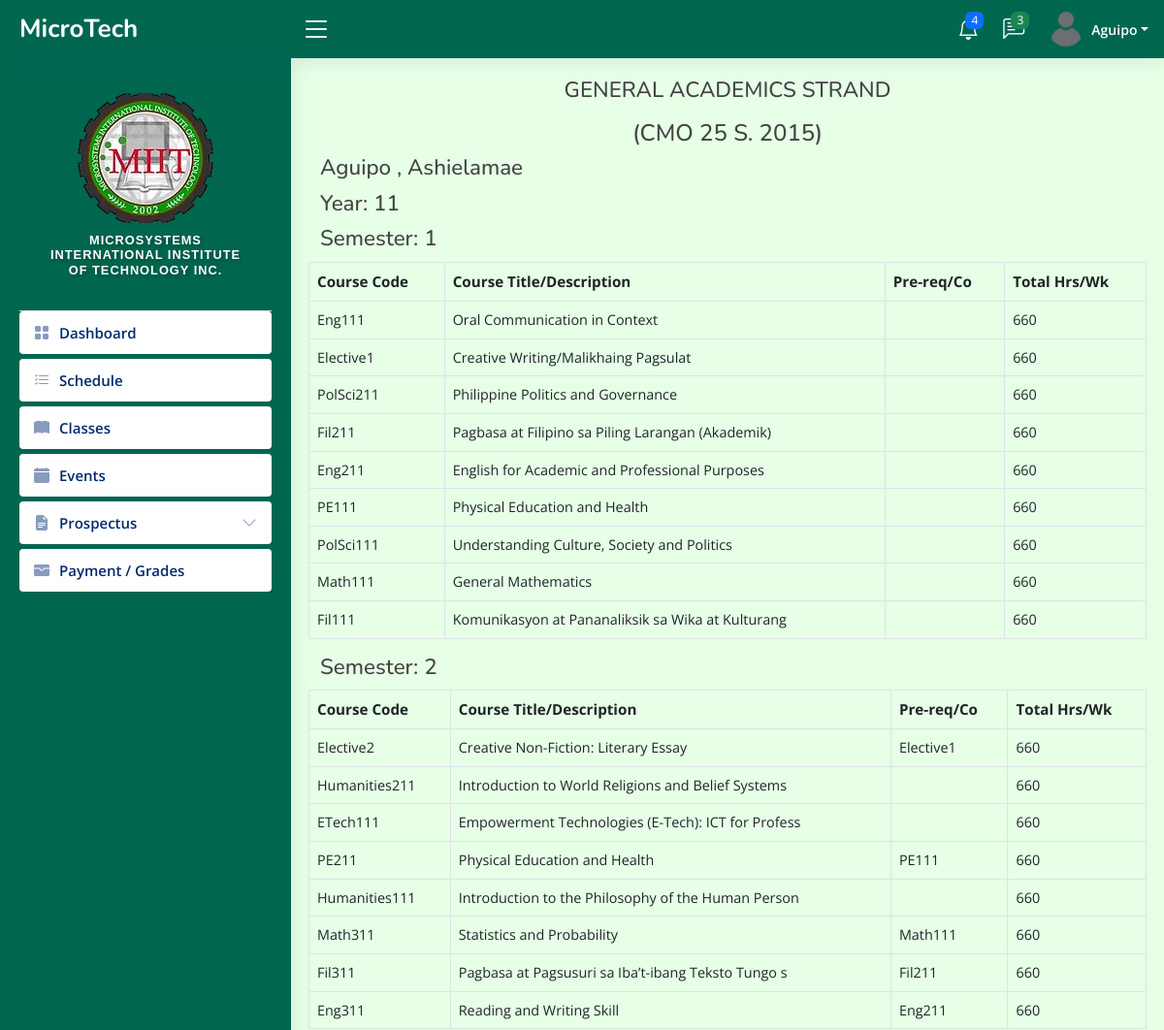
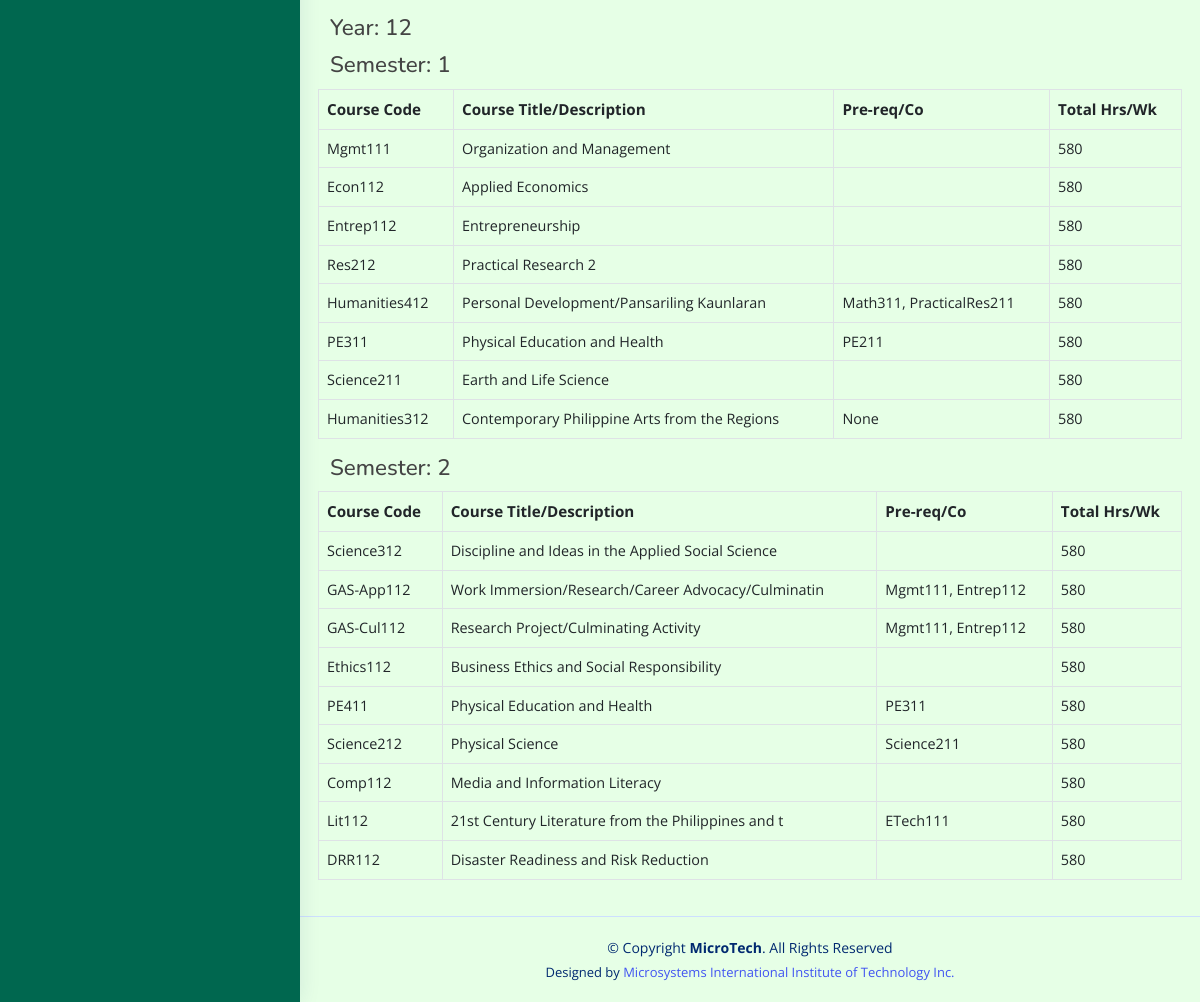
Page /admin/GAS-prospectus.php (signed in) on the committed database (2 pictures, top to bottom).
### tables this page shows
CREATE TABLE `tbl_students` (
  `user_id` int(11) NOT NULL,
  `user_name` varchar(50) NOT NULL,
  `lname` varchar(50) NOT NULL,
  `fname` varchar(50) NOT NULL,
  `middleInitial` varchar(30) NOT NULL,
  `Suffix` varchar(15) NOT NULL,
  `course` varchar(50) NOT NULL,
  `year` int(10) NOT NULL,
  `sy` varchar(50) DEFAULT NULL,
  `contact` varchar(20) NOT NULL,
  `gender` varchar(10) NOT NULL,
  `bdate` varchar(50) NOT NULL,
  `pob` text NOT NULL,
  `email` varchar(50) NOT NULL,
  `major` varchar(50) NOT NULL,
  `nationality` varchar(20) NOT NULL,
  `civilStatus` varchar(20) NOT NULL,
  `religion` varchar(20) NOT NULL,
  `modality` varchar(20) NOT NULL,
  `fb` varchar(30) NOT NULL,
  `curAddress` varchar(200) NOT NULL,
  `cityAdd` varchar(200) NOT NULL,
  `zipcode` varchar(30) NOT NULL,
  `fatherName` varchar(50) NOT NULL,
  `fwork` varchar(50) NOT NULL,
  `motherName` varchar(50) NOT NULL,
  `mwork` varchar(50) NOT NULL,
  `primarySchool` varchar(100) NOT NULL,
  `primaryAddress` text NOT NULL,
  `primaryCompleted` varchar(30) NOT NULL,
  `entermediateSchool` varchar(100) NOT NULL,
  `entermediateAddress` text NOT NULL,
  `entermediateCompleted` varchar(30) NOT NULL,
  `hsSchool` varchar(100) NOT NULL,
  `hsAddress` text NOT NULL,
  `hsCompleted` varchar(30) NOT NULL,
  `shSchool` varchar(100) NOT NULL,
  `shAddress` text NOT NULL,
  `shCompleted` varchar(30) NOT NULL,
  `collegeSchool` varchar(100) NOT NULL,
  `collegeAddress` text NOT NULL,
  `collegeCompleted` varchar(30) NOT NULL,
  `user_image` varchar(50) NOT NULL,
  `user_role` varchar(50) NOT NULL,
  `user_pass` varchar(100) NOT NULL,
  `semester` int(11) NOT NULL,
  `status` varchar(20) NOT NULL,
  `date` date DEFAULT NULL,
  `created_at` timestamp NOT NULL DEFAULT current_timestamp()
);

CREATE TABLE `tbl_subjects` (
  `id` int(11) NOT NULL,
  `year` int(11) NOT NULL,
  `semester` int(11) NOT NULL,
  `code` varchar(50) NOT NULL,
  `description` varchar(50) NOT NULL,
  `lec` int(11) NOT NULL,
  `lab` int(11) NOT NULL,
  `unit` int(11) NOT NULL,
  `pre_req` varchar(50) NOT NULL,
  `total` int(11) NOT NULL,
  `course` varchar(50) NOT NULL
);

### PHP/GAS-con.php (called while the page is built, shortened)
<?php
$connection = new Connection();
$pdo = $connection->open();
$sql = "SELECT * FROM tbl_subjects WHERE course = 'GAS' ORDER BY year ASC, semester ASC";
$stmt = $pdo->query($sql);
$subjects = $stmt->fetchAll(PDO::FETCH_ASSOC);
$groupedSubjects = [];
foreach ($subjects as $subject) {
  $year = $subject['year'];
  $semester = $subject['semester'];
  if (!isset($groupedSubjects[$year])) {
    $groupedSubjects[$year] = [];
  }
  if (!isset($groupedSubjects[$year][$semester])) {
    $groupedSubjects[$year][$semester] = [];
  }
  $groupedSubjects[$year][$semester][] = $subject;
}
$statement = $conn->prepare("SELECT * FROM tbl_students WHERE user_id = :sid");
$statement->bindParam(':sid', $userid, PDO::PARAM_STR);
$statement->execute();
$user = $statement->fetch(PDO::FETCH_ASSOC);
?>

### admin/GAS-prospectus.php (the view, shortened to what this page needs)
<?php include_once "../templates/header3.php"; ?>
<?php include_once "../PHP/GAS-con.php"; ?>
<main id="main" class="main">
  <section class="section dashboard">
    <div class="row">
      <h4 class="pagetitle text-center mb-3"> GENERAL ACADEMICS STRAND</h4>
      <h4 class="text-center">(CMO 25 S. 2015)</h4>
      <h4 class=" pagetitle"><?php echo htmlspecialchars($user['lname']); ?> , <?php echo htmlspecialchars($user['fname']); ?> <?php echo htmlspecialchars($user['middleInitial']); ?> </h4>
      <?php if (!empty($groupedSubjects)) : ?>
        <?php foreach ($groupedSubjects as $year => $semesters) : ?>
          <h6 class="pagetitle">Year: <?php echo htmlspecialchars($year); ?></h6>
          <?php foreach ($semesters as $semester => $subjects) : ?>
            <h5 class="pagetitle">Semester: <?php echo htmlspecialchars($semester); ?></h5>
            <table class="table table-bordered">
              <thead>
                <tr>
                  <th>Course Code</th>
                  <th>Course Title/Description</th>
                  <th>Pre-req/Co</th>
                  <th>Total Hrs/Wk</th>
                </tr>
              </thead>
              <tbody>
                <?php foreach ($subjects as $subject) : ?>
                  <tr>
                    <td><?php echo htmlspecialchars($subject['code']); ?></td>
                    <td><?php echo htmlspecialchars($subject['description']); ?></td>
                    <td><?php echo htmlspecialchars($subject['pre_req']); ?></td>
                    <td><?php echo htmlspecialchars($subject['total']); ?></td>
                  </tr>
                <?php endforeach; ?>
              </tbody>
            </table>
          <?php endforeach; ?>
        <?php endforeach; ?>
      <?php else : ?>
        <p>No subjects found for ABM course.</p>
      <?php endif; ?>
    </div>
  </section>
</main>
<?php include_once "../templates/footer.php"; ?>

### templates/header3.php (shortened to what this page needs)
<!DOCTYPE html>
<html lang="en">
<head>
  <link href="../../assets/vendor/bootstrap/css/bootstrap.min.css" rel="stylesheet">
  <link href="../../assets/vendor/bootstrap-icons/bootstrap-icons.css" rel="stylesheet">
  <link href="../../assets/vendor/boxicons/css/boxicons.min.css" rel="stylesheet">
  <link href="../../assets/vendor/quill/quill.snow.css" rel="stylesheet">
  <link href="../../assets/vendor/quill/quill.bubble.css" rel="stylesheet">
  <link href="../../assets/vendor/remixicon/remixicon.css" rel="stylesheet">
  <link href="../../assets/vendor/simple-datatables/style.css" rel="stylesheet">
  <link href="../../assets/css/style.css" rel="stylesheet">
</head>
<?php
$database = new Connection();
$conn = $database->open();
$userid = $_SESSION["login"];
$statements = $conn->prepare("SELECT u.fname, u.lname, u.user_image, u.course, u.user_role
    FROM tbl_students u
    LEFT JOIN tbl_users s ON u.user_id = s.user_id
    WHERE u.user_id = :userid
");
$statements->bindParam(':userid', $userid, PDO::PARAM_INT);
$statements->execute();
$user = $statements->fetch(PDO::FETCH_ASSOC);
if ($user) {
  $lname = $user['lname'];
  $image = $user['user_image'];
} else {
  echo "User or student information not found.";
  exit;
}
?>
<body style="background-color:#e6ffe6;">
<header id="header" class="header fixed-top d-flex align-items-center" style="background-color: #00674f;">
  <div class="d-flex align-items-center justify-content-between">
    <a href="../admin/index.php" class="logo d-flex align-items-center">
      <span class="d-none d-lg-block text-white">MicroTech</span>
    </a>
    <i class="bi bi-list toggle-sidebar-btn text-white"></i>
  </div>
  <nav class="header-nav ms-auto">
    <ul class="d-flex align-items-center">
      <li class="nav-item dropdown">
        <a class="nav-link nav-icon" href="#" data-bs-toggle="dropdown">
          <i class="bi bi-bell text-white"></i>
          <span class="badge bg-primary badge-number">4</span>
        </a>
      </li>
      <li class="nav-item dropdown">
        <a class="nav-link nav-icon" href="#" data-bs-toggle="dropdown">
          <i class="bi bi-chat-left-text text-white"></i>
          <span class="badge bg-success badge-number">3</span>
        </a>
      </li>
      <li class="nav-item dropdown pe-3">
        <a class="nav-link nav-profile d-flex align-items-center pe-0 " href="#" data-bs-toggle="dropdown">
          <img src="upload-files/<?php echo htmlspecialchars($image); ?>" id="currentPhoto" onerror="this.src='images/default.png'" alt="Profile Image" class="rounded-circle">
          <span class="d-none d-md-block dropdown-toggle ps-2 text-white"><?php echo htmlspecialchars($lname)?></span>
        </a>
      </li>
    </ul>
  </nav>
</header>
<aside id="sidebar" class="sidebar" style="background-color: #00674f;">
  <ul class="sidebar-nav" id="sidebar-nav">
    <div class="profile-section">
      <div>
        <img src="../admin/images/miit-logo.png" id="currentPhoto" onerror="this.src='images/default.png'" alt="Profile Image" class="rotate-flip">
      </div>
      <div class="logo-text" style="padding: 10px; text-align: center;">
        <h6>Microsystems International Institute of Technology Inc.</h6>
      </div>
    </div>
    <li class="nav-item">
      <a class="nav-link collapsed" href="../admin/index3.php">
        <i class="bi bi-grid-fill"></i>
        <span>Dashboard</span>
      </a>
    </li>
    <li class="nav-item">
      <a class="nav-link collapsed" href="../admin/schedule-students.php">
        <i class="bi bi-list-check"></i>
        <span>Schedule</span>
      </a>
    </li>
    <li class="nav-item">
      <a class="nav-link collapsed" href="../admin/student-classes.php">
        <i class="bi bi-book-fill"></i>
        <span>Classes</span>
      </a>
    </li>
    <li class="nav-item">
      <a class="nav-link collapsed" href="../admin/event-student.php">
        <i class="bi bi-calendar-fill"></i>
        <span>Events</span>
      </a>
    </li>
    <li class="nav-item">
      <a class="nav-link collapsed" data-bs-target="#tables-nav" data-bs-toggle="collapse" href="#">
        <i class="bi bi-file-earmark-text-fill"></i><span>Prospectus</span><i class="bi bi-chevron-down ms-auto"></i>
      </a>
    </li>
    <li class="nav-item">
      <a class="nav-link collapsed" href="../admin/payment1.php">
        <i class="bi bi-wallet-fill"></i>
        <span>Payment / Grades </span>
      </a>
    </li>
  </ul>
</aside>

### assets/css/style.css (style rules this page uses)
:root { scroll-behavior: smooth; }
body { font-family: 'Open Sans', sans-serif; background: #f6f9ff; color: #444444; }
a { color: #4154f1; text-decoration: none; }
h1, h2, h3, h4, h5, h6 { font-family: 'Nunito', sans-serif; }
#main { margin-top: 60px; padding: 20px 30px; transition: all 0.3s; }
.pagetitle { margin-bottom: 10px; }
.logo { line-height: 1; }
@media (min-width: 1200px) { .logo { width: 280px; } }
.logo span { font-size: 26px; font-weight: 700; color: #012970; font-family: 'Nunito', sans-serif; }
.header { transition: all 0.5s; z-index: 997; height: 60px; box-shadow: 0px 2px 20px rgba(1, 41, 112, 0.1); background-color: #fff; padding-left: 20px; }
.header .toggle-sidebar-btn { font-size: 32px; padding-left: 10px; cursor: pointer; color: #012970; }
.header-nav ul { list-style: none; }
.header-nav > ul { margin: 0; padding: 0; }
.header-nav .nav-icon { font-size: 22px; color: #012970; margin-right: 25px; position: relative; }
.header-nav .nav-profile { color: #012970; }
.header-nav .nav-profile img { max-height: 36px; }
.header-nav .nav-profile span { font-size: 14px; font-weight: 600; }
.header-nav .badge-number { position: absolute; inset: -2px -5px auto auto; font-weight: normal; font-size: 12px; padding: 3px 6px; }
.sidebar { position: fixed; top: 60px; left: 0; bottom: 0; width: 300px; z-index: 996; transition: all 0.3s; padding: 20px; overflow-y: auto; scrollbar-width: thin; scrollbar-color: #aab7cf transparent; box-shadow: 0px 0px 20px rgba(1, 41, 112, 0.1); background-color: #fff; }
@media (min-width: 1200px) { #main, #footer { margin-left: 300px; } }
.sidebar-nav { padding: 0; margin: 0; list-style: none; }
.sidebar-nav li { padding: 0; margin: 0; list-style: none; }
.sidebar-nav .nav-item { margin-bottom: 5px; }
.sidebar-nav .nav-link { display: flex; align-items: center; font-size: 15px; font-weight: 600; color: #4154f1; transition: 0.3; background: #f6f9ff; padding: 10px 15px; border-radius: 4px; }
.sidebar-nav .nav-link i { font-size: 16px; margin-right: 10px; color: #4154f1; }
.sidebar-nav .nav-link.collapsed { color: #012970; background: #fff; }
.sidebar-nav .nav-link.collapsed i { color: #899bbd; }
.sidebar-nav .nav-link .bi-chevron-down { margin-right: 0; transition: transform 0.2s ease-in-out; }

### templates/header3.php (style rules this page uses)
.logo-text h6 { font-family: 'Arial', sans-serif; font-size: 0.8rem; font-weight: 600; letter-spacing: 1px; color: #ffffff; text-transform: uppercase; text-shadow: 2px 2px 4px rgba(0, 0, 0, 0.3); }
html { scroll-behavior: smooth; }
.sidebar .nav-link { transition: background-color 0.3s ease, color 0.3s ease; }
.profile-section { display: flex; flex-direction: column; align-items: center; padding: 1rem; border-bottom: 1px solid #ddd; }

### admin/GAS-prospectus.php (style rules this page uses)
.pagetitle { font-size: 1.5rem; }
@media (max-width: 1200px) { .pagetitle { font-size: 1.4rem; } }
@media (max-width: 1200px) { .table thead th { font-size: 0.95rem; } }
@media (max-width: 1200px) { .table tbody td { font-size: 0.9rem; } }

### rows in the picture
tbl_students: lname "Aguipo", fname "Ashielamae"
tbl_subjects: code "Eng111", description "Oral Communication in Context", total "660"
tbl_subjects: code "Elective1", description "Creative Writing/Malikhaing Pagsulat", total "660"
tbl_subjects: code "PolSci211", description "Philippine Politics and Governance", total "660"
tbl_subjects: code "Fil211", description "Pagbasa at Filipino sa Piling Larangan (Akademik)", total "660"
tbl_subjects: code "Eng211", description "English for Academic and Professional Purposes", total "660"
tbl_subjects: code "PE111", description "Physical Education and Health", total "660"
tbl_subjects: code "PolSci111", description "Understanding Culture, Society and Politics", total "660"
tbl_subjects: code "Math111", description "General Mathematics", total "660"
tbl_subjects: code "Fil111", description "Komunikasyon at Pananaliksik sa Wika at Kulturang", total "660"
tbl_subjects: semester "2", year "12", semester "1", code "DRR112", description "Disaster Readiness and Risk Reduction", total "580"
tbl_subjects: code "Elective2", description "Creative Non-Fiction: Literary Essay", pre_req "Elective1", total "660"
tbl_subjects: code "Humanities211", description "Introduction to World Religions and Belief Systems", total "660"
tbl_subjects: code "ETech111", description "Empowerment Technologies (E-Tech): ICT for Profess", total "660"
tbl_subjects: code "PE211", description "Physical Education and Health", pre_req "PE111", total "660"
tbl_subjects: code "Humanities111", description "Introduction to the Philosophy of the Human Person", total "660"
tbl_subjects: code "Math311", description "Statistics and Probability", pre_req "Math111", total "660"
tbl_subjects: code "Fil311", description "Pagbasa at Pagsusuri sa Iba’t-ibang Teksto Tungo s", pre_req "Fil211", total "660"
tbl_subjects: code "Eng311", description "Reading and Writing Skill", pre_req "Eng211", total "660"
tbl_subjects: code "Mgmt111", description "Organization and Management", total "580"
tbl_subjects: code "Econ112", description "Applied Economics", total "580"
tbl_subjects: code "Entrep112", description "Entrepreneurship", total "580"
tbl_subjects: code "Res212", description "Practical Research 2", total "580"
tbl_subjects: code "Humanities412", description "Personal Development/Pansariling Kaunlaran", pre_req "Math311, PracticalRes211", total "580"
tbl_subjects: code "PE311", description "Physical Education and Health", pre_req "PE211", total "580"
tbl_subjects: code "Science211", description "Earth and Life Science", total "580"
tbl_subjects: code "Humanities312", description "Contemporary Philippine Arts from the Regions", pre_req "None", total "580"
tbl_subjects: code "Science312", description "Discipline and Ideas in the Applied Social Science", total "580"
tbl_subjects: code "GAS-App112", description "Work Immersion/Research/Career Advocacy/Culminatin", pre_req "Mgmt111, Entrep112", total "580"
tbl_subjects: code "GAS-Cul112", description "Research Project/Culminating Activity", pre_req "Mgmt111, Entrep112", total "580"
tbl_subjects: code "Ethics112", description "Business Ethics and Social Responsibility", total "580"
tbl_subjects: code "PE411", description "Physical Education and Health", pre_req "PE311", total "580"
tbl_subjects: code "Science212", description "Physical Science", pre_req "Science211", total "580"
tbl_subjects: code "Comp112", description "Media and Information Literacy", total "580"
tbl_subjects: code "Lit112", description "21st Century Literature from the Philippines and t", pre_req "ETech111", total "580"

### other values in the picture
$year "11"
$semester "1"
